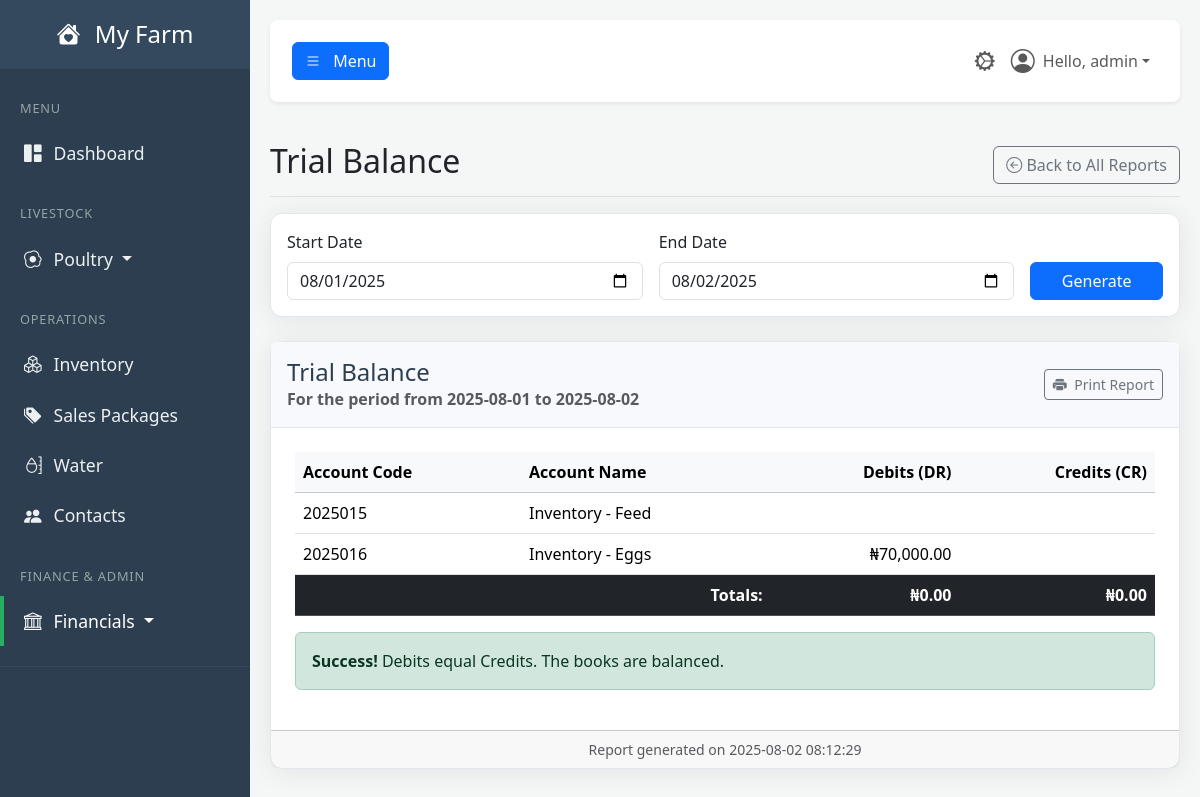
Screenshot of /report/trial-balance (signed in) with the database file from the repository.
### tables this page shows
CREATE TABLE users (
            id INTEGER PRIMARY KEY,
            username TEXT NOT NULL UNIQUE,
            email TEXT NOT NULL UNIQUE,
            password_hash TEXT NOT NULL,
            farm_name TEXT NOT NULL,
            role TEXT NOT NULL DEFAULT 'user', -- 'user' or 'admin'
            is_active BOOLEAN NOT NULL DEFAULT 1,f
            created_at TIMESTAMP DEFAULT CURRENT_TIMESTAMP
        , cash_account_id INTEGER REFERENCES accounts(id));

CREATE TABLE accounts (
            id INTEGER PRIMARY KEY,
            code TEXT UNIQUE,
            name TEXT NOT NULL UNIQUE,
            type TEXT NOT NULL, -- Asset, Liability, Equity, Revenue, Expense
            is_active BOOLEAN NOT NULL DEFAULT 1,
            created_at TIMESTAMP DEFAULT CURRENT_TIMESTAMP
        );

### app.py (the view)
@app.route('/report/trial-balance')
@login_required
@permission_required('view_reports')
def report_trial_balance():
    start_date, end_date = _get_report_dates(request.args)
    db = get_db()
    sql_query = """
        SELECT
            acc.code,
            acc.name,
            acc.type,
            (SELECT COALESCE(SUM(je.amount), 0) FROM journal_entries je WHERE je.debit_account_id = acc.id AND je.transaction_date <= ?)
            -
            (SELECT COALESCE(SUM(je.amount), 0) FROM journal_entries je WHERE je.credit_account_id = acc.id AND je.transaction_date <= ?)
            as balance
        FROM accounts acc
        ORDER BY acc.code
    """
    params = (end_date, end_date)
    all_accounts = db.execute(sql_query, params).fetchall()
    trial_balance_accounts = []
    total_debits = 0
    total_credits = 0
    for acc in all_accounts:
        balance = acc['balance']
        if balance == 0:
            continue
        debit_amount = 0
        credit_amount = 0
        if acc['type'] in ['Asset', 'Expense']:
            debit_amount = balance
            total_debits += balance
        else:
            credit_amount = -balance # Flip the sign for display
            total_credits += credit_amount
        trial_balance_accounts.append({
            'code': acc['code'],
            'name': acc['name'],
            'debit': debit_amount,
            'credit': credit_amount
        })
    data = {
        "accounts": trial_balance_accounts,
        "total_debits": total_debits,
        "total_credits": total_credits
    }
    return render_template(
        'report_trial_balance.html',
        user=g.user,
        data=data,
        start_date=start_date,
        end_date=end_date,
        now=datetime.utcnow()
    )

### app.py (called while the page is built, shortened)
def get_db():
    if 'db' not in g:
        g.db = sqlite3.connect(DATABASE)
        g.db.row_factory = sqlite3.Row
    return g.db

def login_required(f):
    @wraps(f)
    def decorated_function(*args, **kwargs):
        if 'user_id' not in session:
            flash('Please log in to access this page.', 'warning')
            return redirect(url_for('login'))
        g.user = User.get_by_id(session['user_id'])
        if not g.user:
            session.clear()
            return redirect(url_for('login'))
        return f(*args, **kwargs)
    return decorated_function

def permission_required(permission_name):
    def decorator(f):
        @wraps(f)
        def decorated_function(*args, **kwargs):
            if not hasattr(g, 'user') or not g.user.has_permission(permission_name):
                flash('You do not have the required permission.', 'danger')
                return redirect(url_for('dashboard'))
            return f(*args, **kwargs)
        return decorated_function
    return decorator

def _get_report_dates(request_args):
    default_start = date.today().replace(day=1).strftime('%Y-%m-%d')
    default_end = date.today().strftime('%Y-%m-%d')
    start_str = request_args.get('start_date', default_start)
    end_str = request_args.get('end_date', default_end)
    if not start_str:
        start_str = default_start
    if not end_str:
        end_str = default_end
    return start_str, end_str

    def has_permission(self, required_permission):
        print(f"\n--- PERMISSION CHECK ---")
        print(f"User checking: '{self.username}' (ID: {self.id})")
        print(f"User's role is: '{self.role}'")
        print(f"Permission required: '{required_permission}'")
        if self.role == 'admin':
            print("RESULT: Role is 'admin', access GRANTED.")
            print(f"------------------------")
            return True

    @staticmethod
    def get_by_id(user_id):
        user_row = get_db().execute("SELECT * FROM users WHERE id = ?", (user_id,)).fetchone()
        return User(**user_row) if user_row else None

### templates/report_trial_balance.html
{% extends "_report_base.html" %}
{% set report_title = "Trial Balance" %}
{% block report_content %}
    {% if data and data.accounts %}
        <table class="table">
            <thead class="table-light">
                <tr>
                    <th>Account Code</th>
                    <th>Account Name</th>
                    <th class="text-end">Debits (DR)</th>
                    <th class="text-end">Credits (CR)</th>
                </tr>
            </thead>
            <tbody>
                {% for account in data.accounts %}
                <tr>
                    <td>{{ account.code }}</td>
                    <td>{{ account.name }}</td>
                    <td class="text-end">{% if account.debit > 0 %}₦{{ '{:,.2f}'.format(account.debit) }}{% endif %}</td>
                    <td class="text-end">{% if account.credit > 0 %}₦{{ '{:,.2f}'.format(account.credit) }}{% endif %}</td>
                </tr>
                {% endfor %}
            </tbody>
            <tfoot>
                <tr class="fw-bold table-dark">
                    <td colspan="2" class="text-end">Totals:</td>
                    <td class="text-end">₦{{ '{:,.2f}'.format(data.total_debits) }}</td>
                    <td class="text-end">₦{{ '{:,.2f}'.format(data.total_credits) }}</td>
                </tr>
            </tfoot>
        </table>
        <div class="no-print mt-3">
            {% if (data.total_debits - data.total_credits)|abs > 0.01 %}
                <div class="alert alert-danger">
                    <strong>Warning!</strong> Debits do not equal Credits. The books are out of balance.
                </div>
            {% else %}
                <div class="alert alert-success">
                    <strong>Success!</strong> Debits equal Credits. The books are balanced.
                </div>
            {% endif %}
        </div>
    {% else %}
        <p class="text-center text-muted">Please select a date and click "Generate" to view the report.</p>
    {% endif %}
{% endblock %}

### templates/base.html (shortened to what this page needs)
<!DOCTYPE html>
<html lang="en">
<head>
    <link href="https://cdn.jsdelivr.net/npm/bootstrap@5.3.3/dist/css/bootstrap.min.css" rel="stylesheet">
    <link rel="stylesheet" href="https://cdn.jsdelivr.net/npm/bootstrap-icons@1.11.3/font/bootstrap-icons.min.css">
    <link rel="stylesheet" href="{{ url_for('static', filename='css/style.css') }}">
</head>
<body>
    <div class="wrapper">
        <nav id="sidebar" class="no-print">
            <div class="sidebar-header">
                <h3><a href="{{ url_for('dashboard') }}" class="text-white text-decoration-none">
                    <i class="bi bi-house-heart-fill me-2"></i>
                    {% if g.user %}{{ g.user.farm_name }}{% else %}FarmApp{% endif %}
                </a></h3>
            </div>
            <ul class="list-unstyled components">
                <li class="sidebar-menu-header">MENU</li>
                <li><a href="{{ url_for('dashboard') }}" class="{% if request.endpoint == 'dashboard' %}active{% endif %}"><i class="bi bi-grid-1x2-fill"></i>Dashboard</a></li>
                <li class="sidebar-menu-header mt-3">LIVESTOCK</li>
                <li>
                    <a href="#poultrySubmenu" data-bs-toggle="collapse" aria-expanded="false" class="dropdown-toggle {% if 'poultry' in request.endpoint or 'brooding' in request.endpoint %}active{% endif %}">
                        <i class="bi bi-egg-fried"></i>Poultry
                    </a>
                </li>
                <li class="sidebar-menu-header mt-3">OPERATIONS</li>
                <li><a href="{{ url_for('inventory_dashboard') }}" class="{% if 'inventory' in request.endpoint %}active{% endif %}"><i class="bi bi-boxes"></i>Inventory</a></li>
                <li><a href="{{ url_for('manage_sales_packages') }}" class="{% if request.endpoint == 'manage_sales_packages' %}active{% endif %}"><i class="bi bi-tags-fill"></i>Sales Packages</a></li>
                <li><a href="{{ url_for('water_dashboard') }}" class="{% if 'water' in request.endpoint %}active{% endif %}"><i class="bi bi-moisture"></i>Water</a></li>
                <li><a href="{{ url_for('contacts_dashboard') }}" class="{% if 'contacts' in request.endpoint %}active{% endif %}"><i class="bi bi-people-fill"></i>Contacts</a></li>
                {% if g.user and g.user.has_permission('view_bookkeeping') %}
                <li class="sidebar-menu-header mt-3">FINANCE & ADMIN</li>
                <li>
                    <a href="#financialSubmenu" data-bs-toggle="collapse" aria-expanded="false" class="dropdown-toggle {% if 'bookkeeping' in request.endpoint or 'financial' in request.endpoint or 'report' in request.endpoint %}active{% endif %}">
                        <i class="bi bi-bank"></i>Financials
                    </a>
                </li>
                {% endif %}
            </ul>
        </nav>
        <div id="content">
            <nav class="navbar navbar-expand-lg navbar-light bg-white shadow-sm top-navbar no-print mb-4">
                <div class="container-fluid">
                    <button type="button" id="sidebarCollapse" class="btn btn-primary" aria-controls="sidebar" aria-expanded="false">
                        <i class="bi bi-list"></i>
                        <span class="d-none d-md-inline ms-2">Menu</span>
                    </button>
                    <ul class="navbar-nav ms-auto flex-row align-items-center">
                        {% if g.user and g.user.has_permission('view_admin_panel') %}
                            <li class="nav-item">
                                <a class="nav-link {% if 'admin' in request.endpoint %}active{% endif %}" href="{{ url_for('admin_dashboard') }}" title="Admin Panel">
                                    <i class="bi bi-gear-wide-connected fs-5"></i>
                                </a>
                            </li>
                        {% endif %}
                        <li class="nav-item dropdown">
                            <a class="nav-link dropdown-toggle d-flex align-items-center" href="#" id="navbarDropdownUser" role="button" data-bs-toggle="dropdown" aria-expanded="false">
                                <i class="bi bi-person-circle fs-4 me-2"></i>
                                Hello, {{ g.user.username }}
                            </a>
                        </li>
                    </ul>
                </div>
            </nav>
            <main>
                {% block content %}{% endblock %}
            </main>
        </div>
    </div>
</body>
</html>

### static/CSS/style.css (style rules this page uses)
:root { --primary-green: #27ae60; --dark-slate: #2c3e50; --medium-slate: #34495e; --light-slate: #4a6278; --light-grey: #f4f7f6; --text-muted-color: #95a5a6; --text-light: #ecf0f1; --white: #ffffff; --shadow-color: rgba(0, 0, 0, 0.08); }
body { background-color: var(--light-grey); font-family: 'Segoe UI', Tahoma, Geneva, Verdana, sans-serif; overflow-x: hidden; }
.wrapper { display: flex; width: 100%; align-items: stretch; }
#content { width: 100%; padding: 20px; min-height: 100vh; transition: all 0.3s; }
#sidebar { min-width: 250px; max-width: 250px; min-height: 100vh; background: var(--dark-slate); color: var(--text-light); transition: all 0.3s; }
#sidebar .sidebar-header { padding: 20px; background: var(--medium-slate); text-align: center; }
#sidebar .sidebar-header h3 { font-size: 1.5rem; margin-bottom: 0; }
#sidebar .sidebar-menu-header { padding: 10px 20px; font-size: 0.8rem; color: var(--text-muted-color); text-transform: uppercase; letter-spacing: .05rem; }
#sidebar ul.components { padding: 20px 0; border-bottom: 1px solid var(--medium-slate); }
#sidebar ul li a { padding: 12px 20px; font-size: 1.1em; display: block; color: var(--text-light); border-left: 4px solid transparent; text-decoration: none; transition: all 0.2s ease-in-out; }
#sidebar ul li a.active { color: var(--white); background: var(--dark-slate); border-left: 4px solid var(--primary-green); }
#sidebar ul li a i { margin-right: 12px; }
.top-navbar { padding: 15px 10px; background: var(--white); border: none; border-radius: 8px; margin-bottom: 20px; box-shadow: 0 2px 5px var(--shadow-color); }

### rows the page displays
users: user.farm_name "My Farm", user.username "admin"
accounts: code "2025015", name "Inventory - Feed"
accounts: code "2025016", name "Inventory - Eggs", debit "70,000.00"

### other values shown
{{ report_title }} "Trial Balance"
{{ start_date }} "2025-08-01"
{{ end_date }} "2025-08-02"
{{ '{:,.2f}'.format(data.total_debits) }} "0.00"
{{ '{:,.2f}'.format(data.total_credits) }} "0.00"
